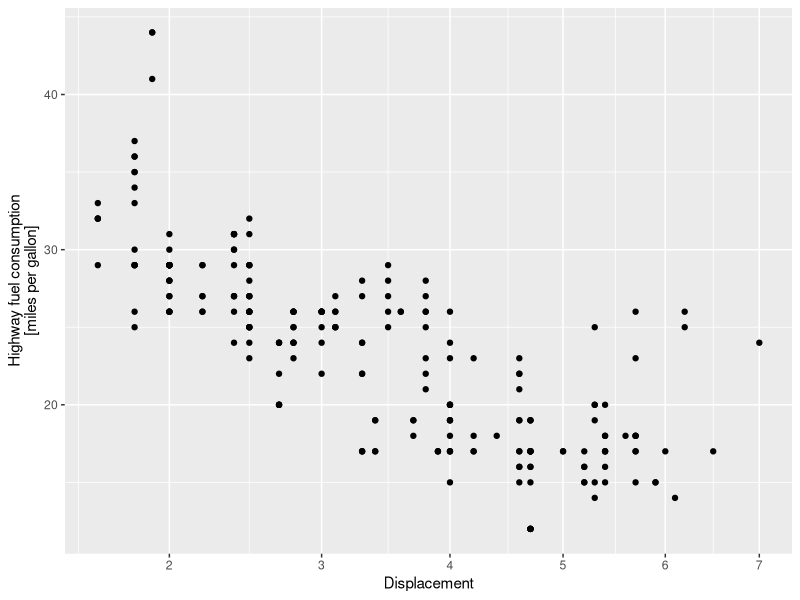
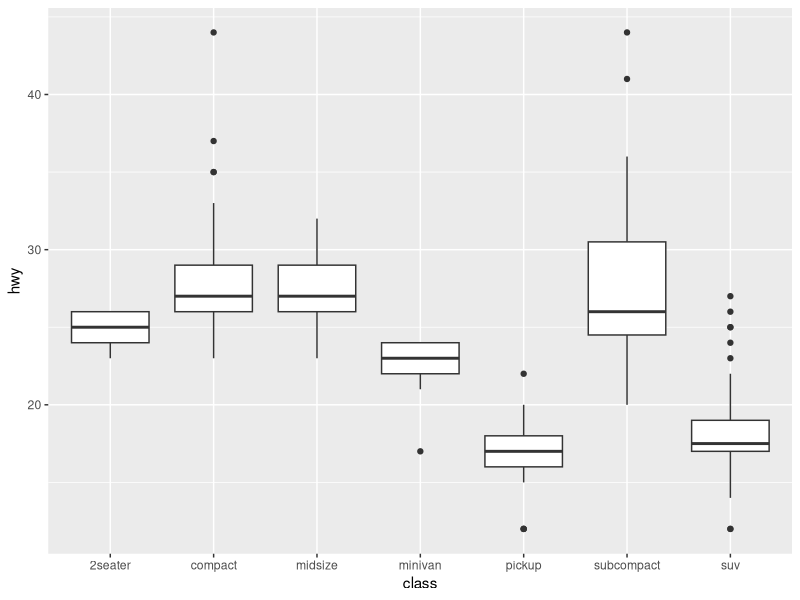
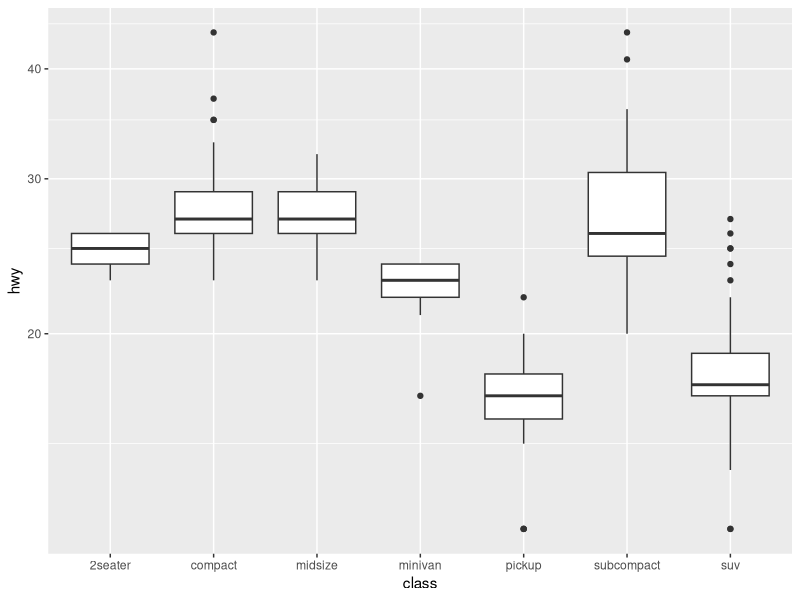

Reproduce these figures in R, in order.
library(tidyverse)

mpg %>%
  ggplot(aes(x = displ, y = hwy)) +
  geom_point() +
  scale_x_continuous("Displacement") +
  scale_y_continuous("Highway fuel consumption\n[miles per gallon]") +
  coord_trans(x = "sqrt")

mpg %>%
  ggplot(aes(x = class, y = hwy)) +
  geom_boxplot()

mpg %>%
  ggplot(aes(x = class, y = hwy)) +
  geom_boxplot() +
  coord_trans(y = "log10")
